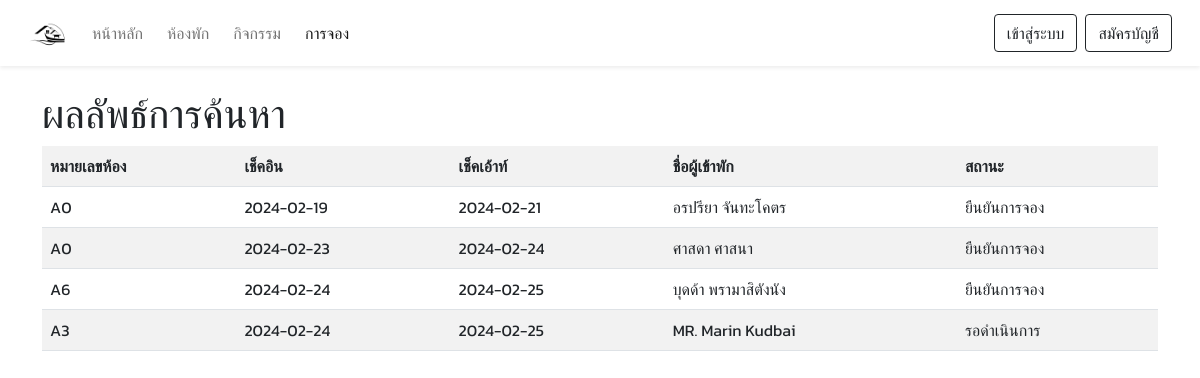
Screenshot of /anonymous/search-rooms/searchanony.php with the database file from the repository.
### tables this page shows
CREATE TABLE `anonybooking` (
  `check_in` date NOT NULL,
  `check_out` date NOT NULL,
  `rm_id` varchar(10) NOT NULL,
  `amount` int(11) NOT NULL,
  `am_name` varchar(50) NOT NULL,
  `am_email` varchar(30) NOT NULL,
  `am_tel` varchar(10) NOT NULL,
  `add_bed` int(11) NOT NULL,
  `status` varchar(30) NOT NULL,
  `date_pay` date NOT NULL,
  `receipt` longblob NOT NULL,
  `ab_id` int(11) NOT NULL
);

### anonymous/search-rooms/searchanony.php (the view, shortened to what this page needs)
<?php
require 'server.php';
?>
<!DOCTYPE html>
<html lang="en">
<head>
    <link href="https://cdn.jsdelivr.net/npm/bootstrap@5.0.2/dist/css/bootstrap.min.css"
    rel="stylesheet">
    <link rel="stylesheet" href="https://cdn.jsdelivr.net/npm/swiper@11/swiper-bundle.min.css"/>
</head>
<body>
<nav class="navbar navbar-expand-lg navbar-light bg-light bg-white px-lg-3 py-lg-2 shadow-sm sticky-top">
    <div class="container-fluid">
        <a class="navbar-brand" href="index.php"><img src="imges/logo/logo.png" alt="logo" width="40"></a>
        <div class="collapse navbar-collapse" id="navbarSupportedContent">
        <ul class="navbar-nav me-auto mb-2 mb-lg-0">
            <li class="nav-item me-2">
                <a class="nav-link" href="index.php">หน้าหลัก</a>
            </li>
            <li class="nav-item me-2">
                <a class="nav-link" href="rooms.php">ห้องพัก</a>
            </li>
            <li class="nav-item me-2">
                <a class="nav-link" href="activity.php">กิจกรรม</a>
            </li>
            <li class="nav-item me-2">
                <a class="nav-link  active" href="anonybooking.php">การจอง</a>
            </li>
        </ul>
        <div class="d-flex">
            <a href="login.php" class="btn btn-outline-dark shadow-none me-2">เข้าสู่ระบบ</a>
            <a href="signin.php" class="btn btn-outline-dark shadow-none">สมัครบัญชี</a>
        </div>
    </div>
    </nav>
    <br>
<div class="container">
        <h1>ผลลัพธ์การค้นหา</h1>
        <?php
        $search = isset($_GET['search']) ? $_GET['search'] : '';
        $sql = "SELECT * FROM anonybooking WHERE am_name LIKE '%$search%'";
        $result = mysqli_query($conn, $sql);
        if (mysqli_num_rows($result) > 0) {
            ?>
            <table class="table table-striped">
                <tr>
                    <th>หมายเลขห้อง</th>
                    <th>เช็คอิน</th>
                    <th>เช็คเอ้าท์</th>
                    <th>ชื่อผู้เข้าพัก</th>
                    <th>สถานะ</th>
                </tr>
                <?php
                while ($row = mysqli_fetch_array($result)) {
                    ?>
                    <tr>
                        <td><?= $row["rm_id"] ?></td>
                        <td><?= $row["check_in"] ?></td>
                        <td><?= $row["check_out"] ?></td>
                        <td><?= $row["am_name"] ?></td>
                        <td><?= $row["status"]?></td>
                    </tr>
                    <?php
                }
                ?>
            </table>
            <?php
        } else {
            echo "<p>ไม่พบการค้นหา</p>";
        }
        ?>
</body>
</html>

### anonymous/search-rooms/searchanony.php (style rules this page uses)
* { font-family: 'Kanit', sans-serif; }

### rows the page displays
anonybooking: rm "A0", check_in "2024-02-19", check_out "2024-02-21", am_name "อรปรียา จันทะโคตร", status "ยืนยันการจอง"
anonybooking: rm "A0", check_in "2024-02-23", check_out "2024-02-24", am_name "ศาสดา ศาสนา", status "ยืนยันการจอง"
anonybooking: rm "A6", check_in "2024-02-24", check_out "2024-02-25", am_name "บุดด้า พรามาสิตังนัง", status "ยืนยันการจอง"
anonybooking: rm "A3", check_in "2024-02-24", check_out "2024-02-25", am_name "MR. Marin Kudbai", status "รอดำเนินการ"
